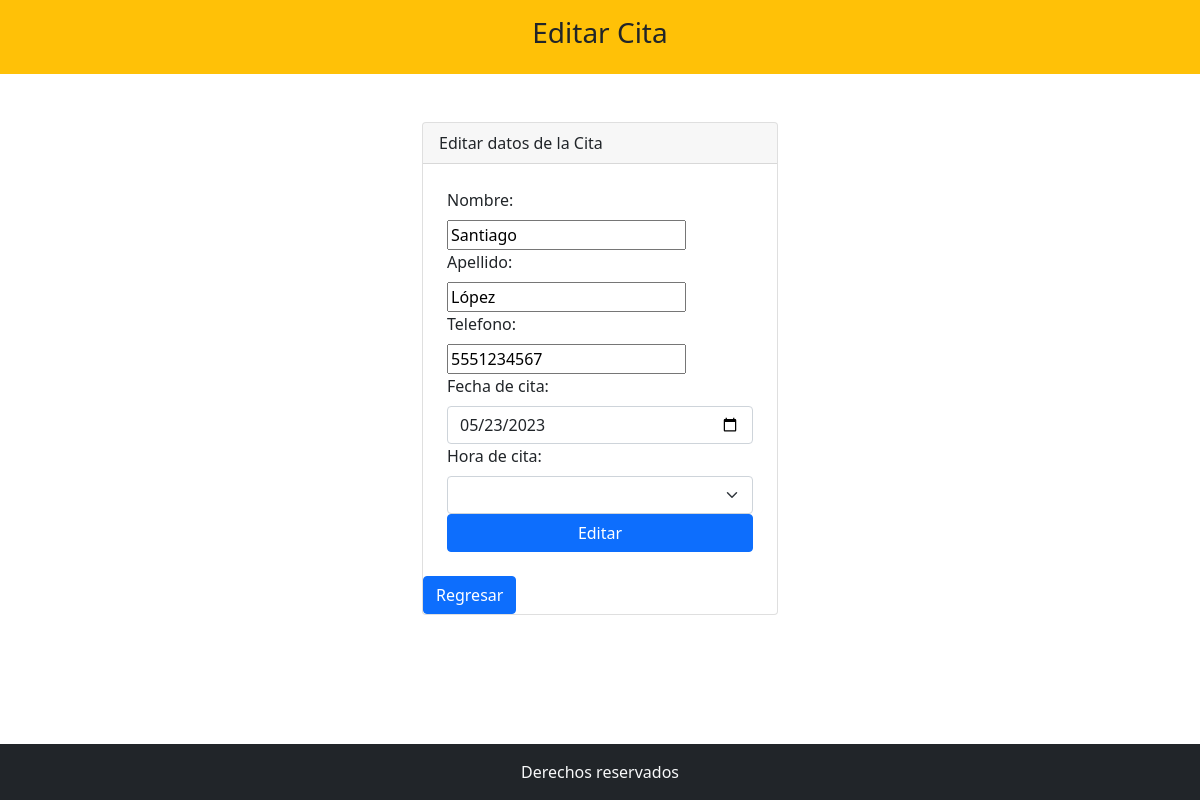
The app's page /Proyecto/sistema/citas/editarCitas.php?idCitas=42 with its own data.
### tables this page shows
CREATE TABLE `citas` (
  `idCitas` int(11) NOT NULL,
  `nombre` varchar(255) NOT NULL,
  `apellidos` varchar(255) NOT NULL,
  `telefono` varchar(10) NOT NULL,
  `fecha` date NOT NULL,
  `hora` time NOT NULL,
  `tipoUsuario` int(1) NOT NULL
);

### Proyecto/sistema/citas/editarCitas.php (the view, shortened to what this page needs)
<?php
    include 'headerCitas.php';
    include '../../conexion.php';
?>
<?php
$idCitas = $_GET['idCitas'];
$sentencia = $bd->prepare("select * from citas where idCitas = ?;");
$sentencia->execute([$idCitas]);
$persona = $sentencia->fetch(PDO::FETCH_OBJ);
?>
<body onload="muestraSelect('<?php $persona->fecha; ?>', '<?= $idCitas ?>')">
<div class="container mt-5">
    <div class="row justify-content-center">
        <div class="col-md-4">
            <div class="card">
                <div class="card-header">
                    Editar datos de la Cita
                </div>
                <form class="p-4" method="POST" action="editarProcesoCitas.php">
                    <div class="mb3">
                        <label class="form-label">Nombre:</label>
                        <input type="text" class="form control" name="Nombre" autofocus required
                        value="<?php echo $persona->nombre; ?>">
                    </div>
                    <div class="mb3">
                        <label class="form-label">Apellido:</label>
                        <input type="text" class="form control" name="Apellido" autofocus required
                        value="<?php echo $persona->apellidos; ?>">
                    </div>
                    <div class="mb3">
                        <label class="form-label">Telefono:</label>
                        <input type="text" class="form control" name="Telefono" autofocus required
                        value="<?php echo $persona->telefono; ?>">
                    </div>
                    <div class="mb3">
                        <label for="FechaCita" class="form-label">Fecha de cita:</label>
                        <input type="date" onchange="muestraSelect(this.value, <?= $idCitas ?>)" class="form-control" id="fecha" name="FechaCita" value="<?= $persona->fecha; ?>">
                    </div>
                    <div class="mb3">
                        <label for="HoraCita" class="form-label">Hora de cita:</label>
                        <div id="horarios">
                            <select name="hora" id="hora" class="form-select" required>
                            </select>
                        </div>
                    </div>
                    <div class="d-grid">
                        <input type="submit" class="btn btn-primary" value="Editar">
                    </div>
                </form>
                <a href="../../sistema/citas.php">
                    <button type="submit" class="btn btn-primary">Regresar</button>
                </a>
            </div>
        </div>
    </div>
</div>
</body>
<?php include 'footerCitas.php' ?>

### records on screen
citas: Nombre "Santiago", Apellido "López", Telefono "5551234567", FechaCita "05/23/2023"
